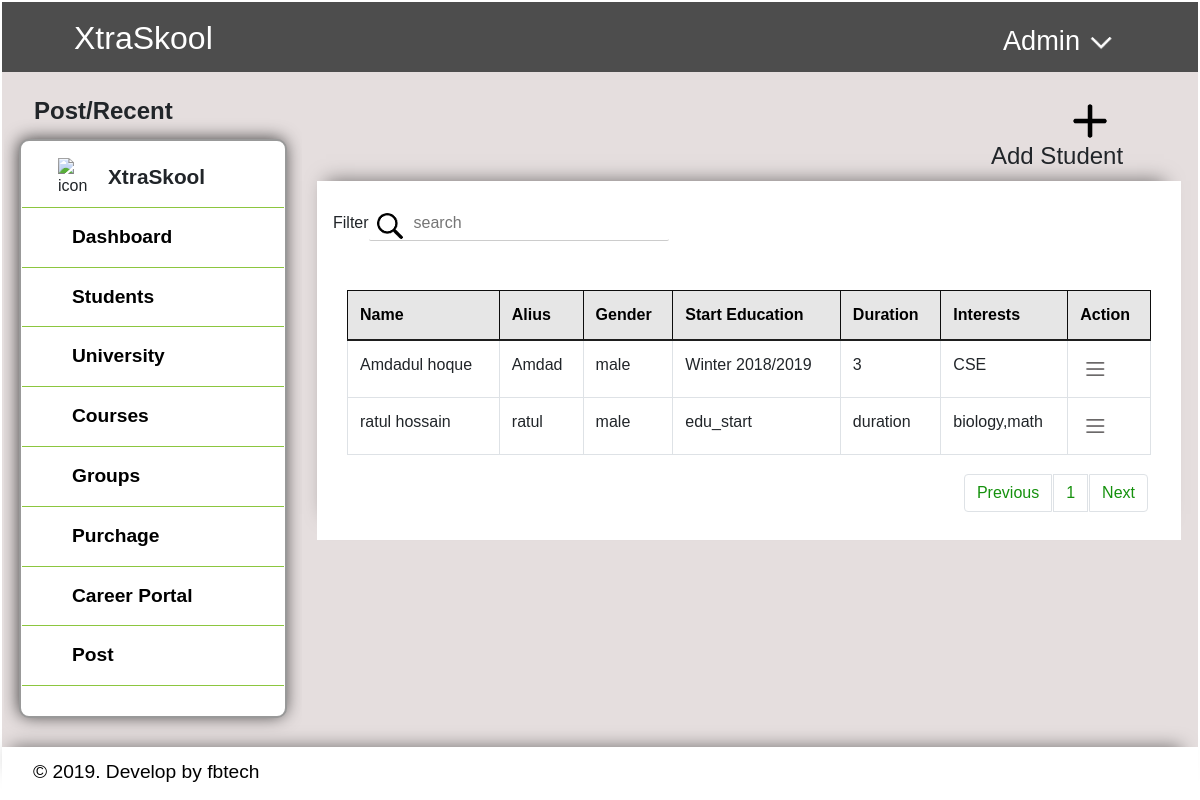
Page /students.php on the committed database.
### tables this page shows
CREATE TABLE `students` (
  `sid` int(250) NOT NULL,
  `username` varchar(250) NOT NULL,
  `password` varchar(255) NOT NULL,
  `s_name` varchar(250) NOT NULL,
  `alias` varchar(250) NOT NULL,
  `gender` text NOT NULL,
  `edu_start` varchar(255) NOT NULL,
  `duration` varchar(250) NOT NULL,
  `interest` varchar(250) NOT NULL,
  `University_id` int(255) NOT NULL,
  `course_id` int(255) NOT NULL,
  `group_id` int(255) NOT NULL,
  `purchage_id` int(11) NOT NULL
);

### students.php (the view, shortened to what this page needs)
<?php
include('header.php');
?>
<?php
    $con = db_connect();
    $results_per_page = 10;
    $count='SELECT * FROM students';
    $result = mysqli_query($con, $count);
    $number_of_results = mysqli_num_rows($result);
    $number_of_pages = ceil($number_of_results/$results_per_page);
    if (!isset($_GET['page'])) {
        $page = 1;
        $prev = 1;
        $next = 1;
    } else {
        $page = $_GET['page'];
        $prev = $page - 1;
        $next = $page + 1;
    }
    $this_page_first_result = ($page-1)*$results_per_page;
      if( isset( $_POST['search'] ) ) {
        $searchKey = $_POST['search'];
        $sql = "SELECT * FROM students WHERE CONCAT(`s_name`, `alias`, `gender`,  `edu_start`,`duration`, `interest`) LIKE  '%".$searchKey."%'";
    } else {
        $sql='SELECT * FROM students LIMIT ' . $this_page_first_result . ',' .  $results_per_page;
        $searchKey = "search";
    }
    $result = mysqli_query($con, $sql);
?>
    <div class="student_body">
		<div class="row">
			<div class="col-sm-12">
				<div class="sileMenuSection col-sm-3 float-left">
					<h2>Post/Recent</h2>
					<div class=" sideMenu" >
						<div id="logo_menu">
							<img src="image/logo.PNG" alt="icon">
							<h6>XtraSkool</h6>
						</div>
						<a href="dashboard.php" style="border-top: 1px solid #8CC63F;">Dashboard</a>
						<a href="students.php">Students</a>
						<a href="university.php">University</a>
						<a href="courses.php">Courses</a>
						<a href="groups.php">Groups</a>
						<a href="purchage.php">Purchage</a>
						<a href="career.php">Career Portal</a>
						<a href="post.php">Post</a>
					</div>
                </div>
                <div class="col-sm-9 float-right mt-4 " >
                    <div class="col-sm-3 float-right"  type=""  data-toggle="modal" data-target="#exampleModal">
                        <img  src="image/plus.PNG" alt="add icon" style="width:40px; hiegth:40px; margin-left:90px;">
                        <h4 style="margin-left:10px;">Add Student</h4>
                    </div>
                    <div class="col-sm-12 float-left pt-4 pb-2" style="overflow:hidden; box-shadow: -4px -13px 18px -13px rgba(0,0,0,0.5); background-color:white;" >
                         <form action="" method="POST">
                         Filter<input class="seachBox" name="search" type="input" placeholder="<?php echo $searchKey;?>">
                          </form>
                        <div   class=" col-sm-12 float-right pt-5  " style="overflow-y: auto;  ">
                            <table class="table table-bordered " style="with:100%; border: 1px solid #0b0b0b !important;">
                                <thead style="background-color: #e6e6e6; color: black;">
                                    <tr>
                                        <th scope="col">Name</th>
                                        <th scope="col">Alius</th>
                                        <th scope="col">Gender</th>
                                        <th scope="col">Start Education</th>
                                        <th scope="col">Duration</th>
                                        <th scope="col">Interests</th>
                                        <th scope="col">Action</th>
                                    </tr>
                                 </thead>
                            <tbody>
                            <?php
								while ($rows = mysqli_fetch_object($result))
								{
							?>
						    <tr>
						      <td scope="row"><?php echo $rows->s_name; ?></td>
						      <td><?php echo $rows->alias; ?></td>
						      <td><?php echo $rows->gender; ?></td>
						      <td><?php echo $rows->edu_start; ?></td>
						      <td><?php echo $rows->duration; ?></td>
						      <td><?php echo $rows->interest; ?></td>
                              <td>
                                <div class=" dropleft">
                                    <img  class=" dropdown-toggle" data-toggle="dropdown" aria-haspopup="true" aria-expanded="false" src="image/action.PNG" alt="action" style="margin-auto;width:30px;hiegth:30px;">
                                </div>
                                </td>
                            </tr>
                            <?php
                                }
                            ?>
                            </tbody>
                            </table>
                            <nav aria-label="Page navigation example" class="float-right" >
                                <ul class="pagination" >
                                    <?php
                                        echo '<li class="page-item"><a style="color:#15910d;" class="page-link"  href="students.php?page=' . $prev . '">' . 'Previous' . '</a> ';
                                    ?>
                                    <?php
                                        for ($page=1;$page<=$number_of_pages;$page++) {
                                            echo '<li class="page-item"><a style="color:#15910d;" class="page-link"  href="students.php?page=' . $page . '">' . $page . '</a> ';
                                        }
                                    ?>
                                    <?php
                                        echo '<li class="page-item"><a style="color:#15910d;" class="page-link"  href="students.php?page=' . $next . '">' . 'Next' . '</a> ';
                                    ?>
                                </ul>
                             </nav>
                        </div>
                    </div>
                </div>
			</div>
			</div>
		</div>
<?php
include('footer.php');
?>

### css/main.css (style rules this page uses)
* { margin: 0; padding: 1px; font-family: 'PT Sans', sans-serif; }
.sileMenuSection { margin: 20px 0px 0px 0px; overflow: hidden; }
.sileMenuSection h2 { padding-left: 15px; padding-bottom: 5px; font-size: 1.5rem; font-weight: bold; }
#logo_menu { padding: 10px 35px; width: 100%; }
#logo_menu img { width: 40px; height: 40px; float: left; margin-top: 5px; margin-bottom: 10px; }
#logo_menu h6 { float: left; margin: 12px 10px; font-size: 1.3rem; font-weight: bold; }
.sideMenu { background-color: white; width: ; float: left; border: 2px solid #999999; border-radius: 10px; opacity: 1; padding-bottom: 30px; margin-bottom: 25px; box-shadow: -1px -1px 17px -1px rgba(0,0,0,0.75); -webkit-box-shadow: -1px -1px 17px -1px rgba(0,0,0,0.75); -moz-box-shadow: -1px -1px 17px -1px rgba(0,0,0,0.75); }
.sideMenu a { font-weight: bold; padding: 15px 50px; width: 100%; float: left; color: black; text-decoration: none; font-size: 1.2rem; border-bottom: 1px solid #8CC63F; opacity: 1; }
.seachBox { width: 300px; box-sizing: border-box; border: none; border-bottom: 1px solid #ccc; font-size: 16px; background-color: none; background-image: url('../image/search.PNG'); background-size: auto; background-position: 8px 7px; background-repeat: no-repeat; padding: 5px 10px 5px 45px; border-radius: 2px; outline: none; }
.student_body { background-color: #e5dede; }
.table thead th { vertical-align: bottom; border-bottom: 1px solid #1e1e1e; border-bottom-width: 2px; }
.table-bordered th { border: 1px solid #0d0d0d; border-bottom-color: rgb(13, 13, 13); border-bottom-style: solid; border-bottom-width: 1px; }

### rows in the picture
students: s_name "Amdadul hoque", alias "Amdad", gender "male", edu_start "Winter 2018/2019", duration "3", interest "CSE"
students: s_name "ratul hossain", alias "ratul", gender "male", edu_start "edu_start", duration "duration", interest "biology,math"
